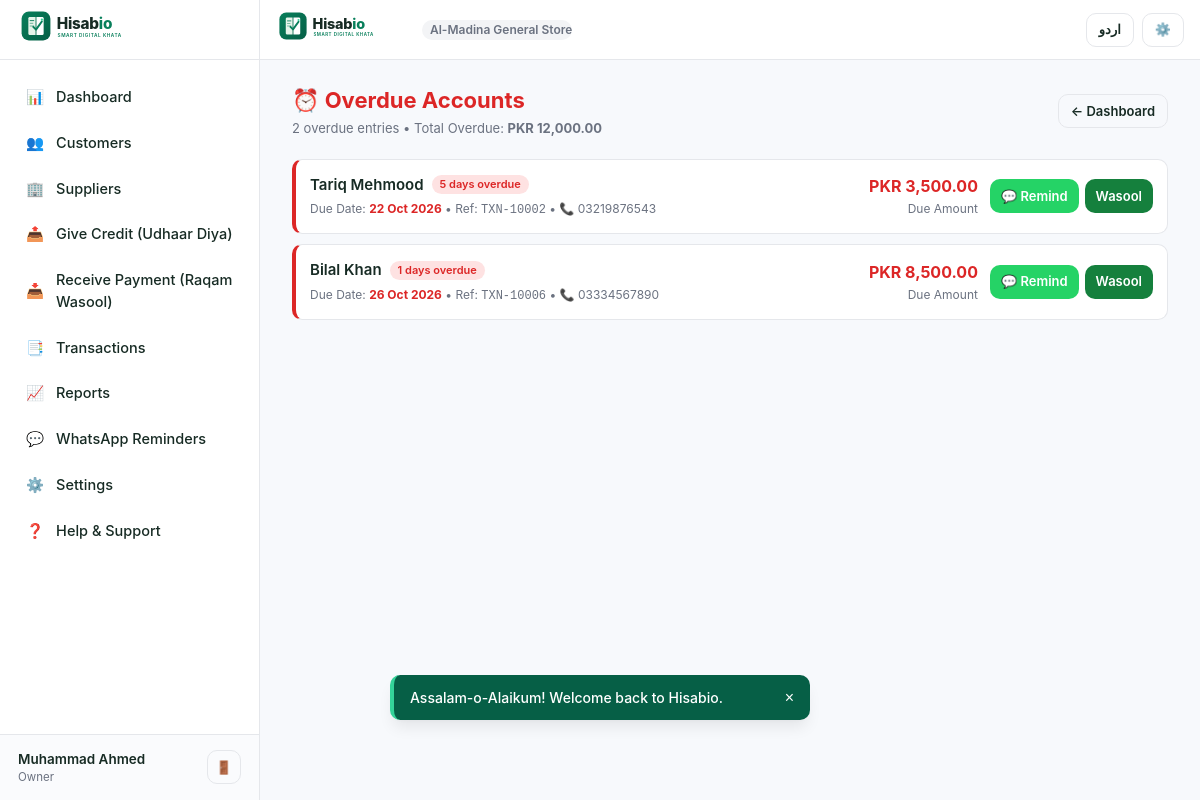
/overdue.php (signed in), run on the app's committed database.
### tables this page shows
CREATE TABLE `users` (
  `id` INT UNSIGNED AUTO_INCREMENT PRIMARY KEY,
  `full_name` VARCHAR(150) NOT NULL,
  `email` VARCHAR(191) NULL,
  `mobile` VARCHAR(25) NOT NULL,
  `password_hash` VARCHAR(255) NOT NULL,
  `status` ENUM('active', 'inactive', 'suspended') DEFAULT 'active',
  `created_at` DATETIME NOT NULL DEFAULT CURRENT_TIMESTAMP,
  `updated_at` DATETIME NOT NULL DEFAULT CURRENT_TIMESTAMP ON UPDATE CURRENT_TIMESTAMP,
  UNIQUE KEY `idx_users_mobile` (`mobile`),
  KEY `idx_users_email` (`email`)
);

CREATE TABLE `roles` (
  `id` INT UNSIGNED AUTO_INCREMENT PRIMARY KEY,
  `business_id` INT UNSIGNED NOT NULL,
  `role_name` VARCHAR(100) NOT NULL,
  `permissions` JSON NULL,
  `created_at` DATETIME NOT NULL DEFAULT CURRENT_TIMESTAMP,
  CONSTRAINT `fk_roles_business` FOREIGN KEY (`business_id`) REFERENCES `businesses` (`id`) ON DELETE CASCADE
);

CREATE TABLE `businesses` (
  `id` INT UNSIGNED AUTO_INCREMENT PRIMARY KEY,
  `business_name` VARCHAR(200) NOT NULL,
  `business_code` VARCHAR(50) NOT NULL UNIQUE,
  `owner_user_id` INT UNSIGNED NOT NULL,
  `business_category` VARCHAR(100) DEFAULT 'General Store',
  `logo` VARCHAR(255) NULL,
  `currency` VARCHAR(10) DEFAULT 'PKR',
  `country` VARCHAR(50) DEFAULT 'Pakistan',
  `city` VARCHAR(100) DEFAULT 'Lahore',
  `address` TEXT NULL,
  `phone` VARCHAR(25) NULL,
  `receipt_footer` TEXT NULL,
  `timezone` VARCHAR(50) DEFAULT 'Asia/Karachi',
  `language` VARCHAR(10) DEFAULT 'en',
  `status` ENUM('active', 'inactive') DEFAULT 'active',
  `created_at` DATETIME NOT NULL DEFAULT CURRENT_TIMESTAMP,
  `updated_at` DATETIME NOT NULL DEFAULT CURRENT_TIMESTAMP ON UPDATE CURRENT_TIMESTAMP,
  CONSTRAINT `fk_businesses_owner` FOREIGN KEY (`owner_user_id`) REFERENCES `users` (`id`) ON DELETE CASCADE
);

CREATE TABLE `transactions` (
  `id` INT UNSIGNED AUTO_INCREMENT PRIMARY KEY,
  `business_id` INT UNSIGNED NOT NULL,
  `transaction_reference` VARCHAR(60) NOT NULL,
  `account_id` INT UNSIGNED NOT NULL,
  `transaction_type` ENUM('credit_sale', 'payment_received', 'supplier_purchase', 'supplier_payment', 'adjustment', 'opening_balance', 'reversal') NOT NULL,
  `transaction_date` DATE NOT NULL,
  `amount` DECIMAL(18,2) NOT NULL,
  `payment_method` VARCHAR(50) DEFAULT 'Cash',
  `description` TEXT NULL,
  `due_date` DATE NULL,
  `reference_number` VARCHAR(100) NULL,
  `status` ENUM('completed', 'reversed', 'pending') NOT NULL DEFAULT 'completed',
  `created_by` INT UNSIGNED NULL,
  `created_at` DATETIME NOT NULL DEFAULT CURRENT_TIMESTAMP,
  `updated_at` DATETIME NOT NULL DEFAULT CURRENT_TIMESTAMP ON UPDATE CURRENT_TIMESTAMP,
  `reversed_transaction_id` INT UNSIGNED NULL,
  `correction_reason` TEXT NULL,
  KEY `idx_tx_bus_date` (`business_id`, `transaction_date`),
  KEY `idx_tx_account` (`account_id`),
  KEY `idx_tx_ref` (`business_id`, `transaction_reference`),
  KEY `idx_tx_type` (`business_id`, `transaction_type`),
  CONSTRAINT `fk_tx_business` FOREIGN KEY (`business_id`) REFERENCES `businesses` (`id`) ON DELETE CASCADE,
  CONSTRAINT `fk_tx_account` FOREIGN KEY (`account_id`) REFERENCES `accounts` (`id`) ON DELETE CASCADE
);

CREATE TABLE `customers` (
  `id` INT UNSIGNED AUTO_INCREMENT PRIMARY KEY,
  `business_id` INT UNSIGNED NOT NULL,
  `customer_code` VARCHAR(50) NOT NULL,
  `name` VARCHAR(150) NOT NULL,
  `mobile` VARCHAR(25) NOT NULL,
  `alternate_mobile` VARCHAR(25) NULL,
  `address` TEXT NULL,
  `notes` TEXT NULL,
  `status` ENUM('active', 'archived') DEFAULT 'active',
  `created_by` INT UNSIGNED NULL,
  `created_at` DATETIME NOT NULL DEFAULT CURRENT_TIMESTAMP,
  `updated_at` DATETIME NOT NULL DEFAULT CURRENT_TIMESTAMP ON UPDATE CURRENT_TIMESTAMP,
  `archived_at` DATETIME NULL,
  UNIQUE KEY `idx_cust_code_bus` (`business_id`, `customer_code`),
  KEY `idx_cust_mobile_bus` (`business_id`, `mobile`),
  KEY `idx_cust_name_bus` (`business_id`, `name`),
  CONSTRAINT `fk_customers_business` FOREIGN KEY (`business_id`) REFERENCES `businesses` (`id`) ON DELETE CASCADE
);

### includes/lang.php (called while the page is built, shortened)
<?php
function get_current_lang(): string {
    return $_SESSION['app_lang'] ?? 'en';
}
function is_rtl(): bool {
    return get_current_lang() === 'ur';
}
function get_translations(): array {
    static $dict = null;
    if ($dict !== null) {
        return $dict;
    }
    return $dict;
}
function __(string $key): string {
    $lang = get_current_lang();
    $translations = get_translations();
    return $translations[$lang][$key] ?? $translations['en'][$key] ?? $key;
}

### includes/auth.php (called while the page is built, shortened)
<?php
function is_logged_in(): bool {
    return !empty($_SESSION['user_id']) && !empty($_SESSION['business_id']);
}
function current_user(): ?array {
    $pdo = get_db();
    $stmt = $pdo->prepare("SELECT id, full_name, email, mobile, status FROM users WHERE id = ?");
    $stmt->execute([$_SESSION['user_id']]);
    $user = $stmt->fetch() ?: null;
    return $user;
}
function current_business(): ?array {
    static $business = null;
    if ($business !== null) {
        return $business;
    }
    $pdo = get_db();
    $stmt = $pdo->prepare("
        SELECT b.*, r.role_name, r.permissions
        FROM businesses b
        JOIN business_users bu ON bu.business_id = b.id
        JOIN roles r ON r.id = bu.role_id
        WHERE b.id = ? AND bu.user_id = ? AND b.status = 'active'
    ");
    $stmt->execute([$_SESSION['business_id'], $_SESSION['user_id']]);
    $business = $stmt->fetch() ?: null;
    return $business;
}

### includes/functions.php (called while the page is built, shortened)
<?php
require_once __DIR__ . '/lang.php';
function format_currency($amount, bool $show_symbol = true, string $currency = 'PKR'): string {
    $val = (float)$amount;
    $formatted = number_format(abs($val), 2, '.', ',');
    $prefix = $show_symbol ? $currency . ' ' : '';
    return $prefix . $formatted;
}
function format_date(?string $date_str, string $format = 'd M Y'): string {
    $timestamp = strtotime($date_str);
    return $timestamp ? date($format, $timestamp) : '—';
}
function normalize_pakistan_mobile(string $phone): string {
    $cleaned = preg_replace('/[^0-9]/', '', $phone);
    if (str_starts_with($cleaned, '03') && strlen($cleaned) === 11) {
        return '92' . substr($cleaned, 1);
    }
    return $cleaned;
}
function build_whatsapp_link(string $phone, string $message): string {
    $normalized = normalize_pakistan_mobile($phone);
    return 'https://wa.me/' . $normalized . '?text=' . urlencode($message);
}

### overdue.php (the view, shortened to what this page needs)
<?php
require_once __DIR__ . '/includes/auth.php';
require_once __DIR__ . '/includes/functions.php';
$biz = current_business();
$biz_id = (int)$biz['id'];
$pdo = get_db();
$stmt = $pdo->prepare("
    SELECT t.*,
           c.id AS customer_id, c.name AS customer_name, c.mobile AS customer_mobile, c.customer_code,
           DATEDIFF(CURRENT_DATE, t.due_date) AS days_overdue
    FROM transactions t
    JOIN accounts a ON a.id = t.account_id
    JOIN customers c ON c.id = a.customer_id
    WHERE t.business_id = ?
      AND t.transaction_type = 'credit_sale'
      AND t.status = 'completed'
      AND t.due_date IS NOT NULL
      AND t.due_date < CURRENT_DATE
    ORDER BY t.due_date ASC
");
$stmt->execute([$biz_id]);
$overdue_entries = $stmt->fetchAll();
$total_overdue = 0.00;
foreach ($overdue_entries as $item) {
    $total_overdue += (float)$item['amount'];
}
include __DIR__ . '/includes/header.php';
?>
<div class="page-container">
  <div class="page-header">
    <div>
      <h1 class="page-title text-danger">⏰ Overdue Accounts</h1>
      <p class="page-subtitle">
        <?= count($overdue_entries) ?> overdue entries • Total Overdue: <strong><?= format_currency($total_overdue) ?></strong>
      </p>
    </div>
    <div style="display: flex; gap: 8px;">
      <a href="<?= BASE_URL ?>dashboard.php" class="btn btn-outline btn-sm">
        ← <?= __('dashboard') ?>
      </a>
    </div>
  </div>
  <?php if (empty($overdue_entries)): ?>
    <div class="card" style="text-align: center; padding: 40px 16px;">
      <h3 style="font-size: 18px; color: var(--payment); margin-bottom: 8px;">✨ No Overdue Accounts!</h3>
      <p style="font-size: 14px; color: var(--text-muted);">None of your customers have crossed their agreed payment due dates.</p>
    </div>
  <?php else: ?>
    <div class="ledger-stack">
      <?php foreach ($overdue_entries as $entry): ?>
        <?php
          $msg = sprintf(
            "Assalam-o-Alaikum %s sahib! This is a reminder from %s regarding invoice %s of %s which was due on %s (%d days ago). Please arrange payment at your earliest convenience. JazakAllah khair.",
            $entry['customer_name'],
            $biz['business_name'],
            $entry['transaction_reference'],
            format_currency($entry['amount']),
            format_date($entry['due_date']),
            $entry['days_overdue']
          );
        ?>
        <div class="ledger-item credit" style="border-left-color: var(--danger);">
          <div class="item-main">
            <div class="flex-between" style="justify-content: flex-start; gap: 8px;">
              <a href="<?= BASE_URL ?>customer-ledger.php?id=<?= $entry['customer_id'] ?>" class="item-title" style="display: block;">
                <?= htmlspecialchars($entry['customer_name']) ?>
              </a>
              <span class="badge badge-danger" style="font-size: 11px;">
                <?= $entry['days_overdue'] ?> days overdue
              </span>
            </div>
            <div class="item-sub" style="margin-top: 4px;">
              Due Date: <strong style="color: var(--danger);"><?= format_date($entry['due_date']) ?></strong>
              • Ref: <code><?= htmlspecialchars($entry['transaction_reference']) ?></code>
              • 📞 <?= htmlspecialchars($entry['customer_mobile']) ?>
            </div>
          </div>
          <div class="item-amount">
            <div class="amount-val text-danger"><?= format_currency($entry['amount']) ?></div>
            <div class="item-sub">Due Amount</div>
          </div>
          <div style="display: flex; gap: 6px; margin-left: 12px;">
            <a href="<?= build_whatsapp_link($entry['customer_mobile'], $msg) ?>" target="_blank" rel="noopener noreferrer" class="btn btn-whatsapp btn-sm" title="WhatsApp Reminder" style="padding: 6px 10px;">
              💬 Remind
            </a>
            <a href="<?= BASE_URL ?>receive-payment.php?customer_id=<?= $entry['customer_id'] ?>" class="btn btn-success btn-sm" style="padding: 6px 10px;">
              Wasool
            </a>
          </div>
        </div>
      <?php endforeach; ?>
    </div>
  <?php endif; ?>
</div>
<?php include __DIR__ . '/includes/footer.php'; ?>

### includes/header.php (shortened to what this page needs)
<?php
require_once __DIR__ . '/auth.php';
require_once __DIR__ . '/lang.php';
require_once __DIR__ . '/functions.php';
$current_user = current_user();
$current_business = current_business();
$is_rtl = is_rtl();
$lang = get_current_lang();
?>
<!DOCTYPE html>
<html lang="<?= $lang ?>" dir="<?= $is_rtl ? 'rtl' : 'ltr' ?>">
<head>
  <link rel="stylesheet" href="<?= BASE_URL ?>assets/css/style.css?v=<?= APP_VERSION ?>">
  <link rel="stylesheet" href="<?= BASE_URL ?>assets/css/responsive.css?v=<?= APP_VERSION ?>">
  <link rel="stylesheet" href="<?= BASE_URL ?>assets/css/animations.css?v=<?= APP_VERSION ?>">
  <link rel="stylesheet" href="<?= BASE_URL ?>assets/css/print.css?v=<?= APP_VERSION ?>" media="print">
</head>
<body class="page-enter">
  <div class="app-layout">
    <?php if (is_logged_in()): ?>
      <?php include __DIR__ . '/sidebar.php'; ?>
    <?php endif; ?>
    <main class="main-content">
      <header class="app-header no-print">
        <div class="header-brand">
          <a href="<?= is_logged_in() ? BASE_URL . 'dashboard.php' : BASE_URL . 'login.php' ?>" class="d-flex align-items-center">
            <img src="<?= BASE_URL ?>assets/images/logo.svg" alt="Hisabio Logo">
          </a>
          <?php if ($current_business): ?>
            <span class="badge badge-neutral" style="max-width: 150px; overflow: hidden; text-overflow: ellipsis; white-space: nowrap;">
              <?= htmlspecialchars($current_business['business_name']) ?>
            </span>
          <?php endif; ?>
        </div>
        <div class="header-actions">
          <?php if ($lang === 'en'): ?>
            <a href="?lang=ur" class="btn btn-outline btn-sm" title="اردو میں تبدیل کریں">اردو</a>
          <?php else: ?>
            <a href="?lang=en" class="btn btn-outline btn-sm" title="Switch to English">English</a>
          <?php endif; ?>
          <?php if (is_logged_in()): ?>
            <a href="<?= BASE_URL ?>settings.php" class="btn btn-outline btn-sm" title="<?= __('settings') ?>" aria-label="<?= __('settings') ?>">
              ⚙️
            </a>
          <?php else: ?>
            <a href="<?= BASE_URL ?>login.php" class="btn btn-primary btn-sm"><?= __('login') ?></a>
          <?php endif; ?>
        </div>
      </header>

### includes/sidebar.php
<?php
$current_page = basename($_SERVER['PHP_SELF'] ?? '');
?>
<aside class="app-sidebar no-print">
  <div class="sidebar-header">
    <a href="<?= BASE_URL ?>dashboard.php">
      <img src="<?= BASE_URL ?>assets/images/logo.svg" alt="Hisabio">
    </a>
  </div>
  <nav class="sidebar-nav">
    <a href="<?= BASE_URL ?>dashboard.php" class="sidebar-link <?= $current_page === 'dashboard.php' ? 'active' : '' ?>">
      <span>📊</span>
      <span><?= __('dashboard') ?></span>
    </a>
    <a href="<?= BASE_URL ?>customers.php" class="sidebar-link <?= in_array($current_page, ['customers.php', 'customer-add.php', 'customer-edit.php', 'customer-profile.php', 'customer-ledger.php', 'customer-statement.php'], true) ? 'active' : '' ?>">
      <span>👥</span>
      <span><?= __('customers') ?></span>
    </a>
    <a href="<?= BASE_URL ?>suppliers.php" class="sidebar-link <?= in_array($current_page, ['suppliers.php', 'supplier-add.php', 'supplier-edit.php', 'supplier-profile.php', 'supplier-ledger.php', 'supplier-statement.php'], true) ? 'active' : '' ?>">
      <span>🏢</span>
      <span><?= __('suppliers') ?></span>
    </a>
    <a href="<?= BASE_URL ?>give-credit.php" class="sidebar-link <?= $current_page === 'give-credit.php' ? 'active' : '' ?>">
      <span>📤</span>
      <span><?= __('give_credit') ?></span>
    </a>
    <a href="<?= BASE_URL ?>receive-payment.php" class="sidebar-link <?= $current_page === 'receive-payment.php' ? 'active' : '' ?>">
      <span>📥</span>
      <span><?= __('receive_payment') ?></span>
    </a>
    <a href="<?= BASE_URL ?>transactions.php" class="sidebar-link <?= in_array($current_page, ['transactions.php', 'transaction-details.php', 'transaction-reverse.php'], true) ? 'active' : '' ?>">
      <span>📑</span>
      <span><?= __('transactions') ?></span>
    </a>
    <a href="<?= BASE_URL ?>reports.php" class="sidebar-link <?= $current_page === 'reports.php' ? 'active' : '' ?>">
      <span>📈</span>
      <span><?= __('reports') ?></span>
    </a>
    <a href="<?= BASE_URL ?>reminders.php" class="sidebar-link <?= $current_page === 'reminders.php' ? 'active' : '' ?>">
      <span>💬</span>
      <span><?= __('reminders') ?></span>
    </a>
    <a href="<?= BASE_URL ?>settings.php" class="sidebar-link <?= in_array($current_page, ['settings.php', 'appearance.php', 'security.php', 'backup.php', 'users.php', 'roles.php'], true) ? 'active' : '' ?>">
      <span>⚙️</span>
      <span><?= __('settings') ?></span>
    </a>
    <a href="<?= BASE_URL ?>help.php" class="sidebar-link <?= $current_page === 'help.php' ? 'active' : '' ?>">
      <span>❓</span>
      <span><?= __('help_support') ?></span>
    </a>
  </nav>
  <div class="sidebar-footer">
    <div class="business-pill">
      <span class="business-pill-name"><?= htmlspecialchars($current_user['full_name'] ?? 'User') ?></span>
      <span class="business-pill-role"><?= htmlspecialchars($current_business['role_name'] ?? 'Owner') ?></span>
    </div>
    <a href="<?= BASE_URL ?>logout.php" class="btn btn-outline btn-sm" title="<?= __('logout') ?>" style="padding: 4px 8px;">
      🚪
    </a>
  </div>
</aside>

### data on the page
users: full_name "Muhammad Ahmed"
roles: role_name "Owner", business.business_name "Al-Madina General S…"
transactions: customers.name "Tariq Mehmood", days_overdue "5", due_date "22 Oct 2026", transaction_reference "TXN-10002", customers.mobile "03219876543", amount "PKR 3,500.00"
transactions: customers.name "Bilal Khan", days_overdue "1", due_date "26 Oct 2026", transaction_reference "TXN-10006", customers.mobile "03334567890", amount "PKR 8,500.00"

### other printed values
__('dashboard') "Dashboard"
__('customers') "Customers"
__('suppliers') "Suppliers"
__('give_credit') "Give Credit (Udhaar Diya)"
__('receive_payment') "Receive Payment (Raqam Wasool)"
__('transactions') "Transactions"
__('reports') "Reports"
__('reminders') "WhatsApp Reminders"
__('settings') "Settings"
__('help_support') "Help & Support"
count($overdue_entries) "2"
format_currency($total_overdue) "PKR 12,000.00"
